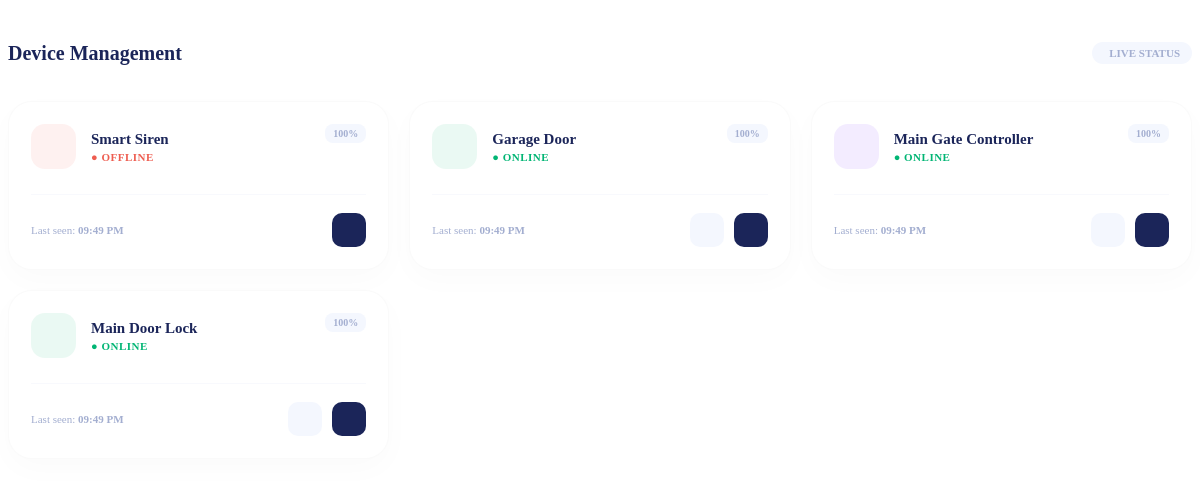
The app's page /public/device_module.php with its own data.
### tables this page shows
CREATE TABLE `devices` (
  `id` int(11) NOT NULL,
  `device_name` varchar(100) NOT NULL,
  `status` enum('online','offline') DEFAULT 'offline',
  `last_seen` timestamp NULL DEFAULT NULL
);

### public/device_module.php (the view, shortened to what this page needs)
<?php
require_once 'db_connect.php';
$stmt = $pdo->query("SELECT * FROM devices ORDER BY status DESC, device_name ASC");
$devices = $stmt->fetchAll();
?>
<div class="user-module-container" style="margin-top: 25px;">
    <div class="activity-header" style="display: flex; justify-content: space-between; align-items: center;">
        <h2 style="font-size: 20px; color: #1B2559;">Device Management</h2>
        <span style="font-size: 11px; color: #A3AED0; background: #F4F7FE; padding: 5px 12px; border-radius: 20px; font-weight: 700;">
            <i class="fas fa-sync fa-spin" style="margin-right: 5px;"></i> LIVE STATUS
        </span>
    </div>
    <div class="dashboard-grid" style="margin-top: 20px; display: grid; grid-template-columns: repeat(auto-fit, minmax(300px, 1fr)); gap: 20px;">
        <?php foreach ($devices as $device):
            $rawName = $device['device_name'];
            $isOnline = ($device['status'] == 'online');
            if (stripos($rawName, 'Camera') !== false) {
                $displayName = "Main Gate Controller";
                $color = "#6a1bff";
            } else {
                $displayName = htmlspecialchars($rawName);
                $color = $isOnline ? '#01B574' : '#EE5D50';
            }
            $battery = isset($device['battery']) ? $device['battery'] : 100;
        ?>
        <div class="stat-card" style="flex-direction: column; align-items: flex-start; padding: 22px; border-radius: 24px; background: #fff; border: 1px solid rgba(0,0,0,0.02); box-shadow: 0px 10px 30px rgba(0,0,0,0.02);">
            <div style="display: flex; justify-content: space-between; width: 100%;">
                <div style="display: flex; align-items: center; gap: 15px;">
                    <div class="stat-icon" style="background: <?php echo $color; ?>15; color: <?php echo $color; ?>; width: 45px; height: 45px; border-radius: 14px;">
                    </div>
                    <div>
                        <h3 style="margin: 0; font-size: 15px; color: #1B2559; font-weight: 700;"><?php echo $displayName; ?></h3>
                        <p style="font-size: 11px; margin: 3px 0 0; color: <?php echo $isOnline ? '#01B574' : '#EE5D50'; ?>; font-weight: 800; letter-spacing: 0.5px;">
                            ● <?php echo strtoupper($device['status']); ?>
                        </p>
                    </div>
                </div>
                <div style="text-align: right; color: #A3AED0; background: #F4F7FE; padding: 4px 8px; border-radius: 8px; height: fit-content;">
                    <span style="font-size: 10px; font-weight: 800;"><?php echo $battery; ?>%</span>
                </div>
            </div>
            <div style="margin-top: 25px; width: 100%; border-top: 1px solid #F8F9FD; padding-top: 18px; display: flex; justify-content: space-between; align-items: center;">
                <div style="font-size: 11px; color: #A3AED0;">
                    <i class="far fa-clock"></i> Last seen: <b>09:49 PM</b>
                </div>
                <div style="display: flex; gap: 10px;">
                    <?php if ($isOnline && stripos($displayName, 'Siren') === false): ?>
                        <button class="control-btn toggle-action" title="Toggle State">
                        </button>
                    <?php endif; ?>
                    <button class="control-btn settings-action" title="Config">
                    </button>
                </div>
            </div>
        </div>
        <?php endforeach; ?>
    </div>
</div>

### public/device_module.php (style rules this page uses)
.control-btn { border: none; width: 34px; height: 34px; border-radius: 10px; display: flex; align-items: center; justify-content: center; font-size: 13px; cursor: pointer; transition: all 0.2s ease; }
.toggle-action { background: #F4F7FE; color: #2B3674; }
.settings-action { background: #1B2559; color: white; }

### records on screen
devices: device_name "Smart Siren", status "OFFLINE", battery "100"
devices: device_name "Garage Door", status "ONLINE", battery "100"
devices: device_name "Main Gate Controller", status "ONLINE", battery "100"
devices: device_name "Main Door Lock", status "ONLINE", battery "100"
